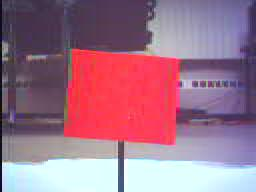
#> input picture hw1/redRef.jpg, 256 x 192 px, given in place of the camera
$ python hw4.py
#> lines starting #> are read from the running program, lines starting #| are printed output that depends on the picture; after the words box and inside, x2 and y2 are one past the last pixel; in counts of white or black regions, pixels touching at a corner belong together
# Robotics HW4
# Author: Taylor Keppler
# Computer Vision nonsense.

import cv2
import numpy

#------------- Task One: Motion Tracking ----------------
# from video capture, determine areas of movement
# quality of program varies widely with qaulity of light in vidCam area

def vidCapture():
    vidCap = cv2.VideoCapture(0)
    ret, practiceImg = vidCap.read()
#> practiceImg is the input picture: shape (192, 256, 3); mean B, G, R 138.1, 116.4, 158.8
    h, w, c = practiceImg.shape
#> h = 192; w = 256; c = 3
    stopBool = True
    img1 =  numpy.zeros((h, w, 3), numpy.uint8)

    while stopBool:
        blank = numpy.zeros((h, w, 1), numpy.uint8)
        img2 = img1
        ret, img1 = vidCap.read()
        subtraction = findMovement(img1, img2)
        contours = cv2.findContours(subtraction, cv2.RETR_EXTERNAL, cv2.CHAIN_APPROX_SIMPLE)[-2]
        if len(contours) > 0:
            c = max(contours, key = cv2.contourArea)
            ((x,y), radius) = cv2.minEnclosingCircle(c)
            if radius > 30:
                cv2.circle(img1, (int(x),int(y)), int(radius), (0,0,255))
        cv2.imshow("subtract", img1)
        #cv2.imshow("blank", blank)
        quit = cv2.waitKey(1)
        if (quit > -1) and (chr(quit) == 'q'):
            stopBool = False


    cv2.destroyAllWindows()
    vidCap.release()
    return

def findMovement(img1, img2):
    gray1 = cv2.cvtColor(img1, cv2.COLOR_BGR2GRAY)
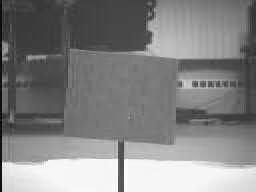
#> gray1: shape (192, 256); min 4, max 254, mean 131.5
    gray2 = cv2.cvtColor(img2, cv2.COLOR_BGR2GRAY)
#> gray2: shape (192, 256); every value is 0
#> img2: shape (192, 256, 3); every value is 0
    newImg = cv2.subtract(gray1, gray2)
    newImg = cv2.blur(newImg, (30,30))
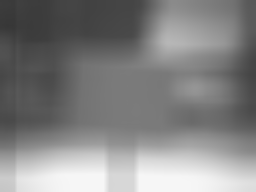
#> newImg: shape (192, 256); min 55, max 246, mean 131.3
    cv2.threshold(newImg, 5, 255, cv2.THRESH_BINARY, newImg)
#> newImg: shape (192, 256); every value is 255
    #newImg = cv2.adaptiveThreshold(newImg, 150, cv2.ADAPTIVE_THRESH_MEAN_C, cv2.THRESH_BINARY, 201, -11)
    # use 90, 200 in good light
    #newImg = cv2.Canny(newImg, 90,200) #newImg, 90,200)
    return newImg

vidCapture()
#> in vidCapture, `contours = cv2.findContours(subtraction, cv2.RETR_EXTERNAL, cv2.CHAIN_..`: contours = [[[0, 0], [0, 191], [255, 191], [255, 0]]]
#> in vidCapture, `c = max(contours, key = cv2.contourArea)`: c = [[0, 0], [0, 191], [255, 191], [255, 0]]
#> in vidCapture, `((x,y), radius) = cv2.minEnclosingCircle(c)`: x = 127.5; y = 95.5; radius = 159.3
#> in vidCapture, `cv2.circle(img1, (int(x),int(y)), int(radius), (0,0,255))`: img1: shape (192, 256, 3); 0.02% of pixels changed, all inside (x1, y1, x2, y2) = (0, 0, 256, 192)
#> (key Esc is pressed here)

#----------------- Task Two ----------------

$ run again, on hw1/yellRef.jpg
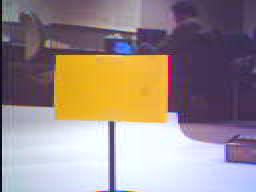
#> input picture hw1/yellRef.jpg, 256 x 192 px, given in place of the camera
#> in vidCapture, practiceImg is the input picture: shape (192, 256, 3); mean B, G, R 139.7, 141, 156.7
#> in findMovement, `gray1 = cv2.cvtColor(img1, cv2.COLOR_BGR2GRAY)`:
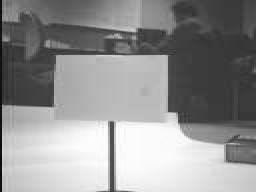
#> gray1: shape (192, 256); min 0, max 255, mean 145.5
#> gray2: shape (192, 256); every value is 0
#> img2: shape (192, 256, 3); every value is 0
#> in findMovement, `newImg = cv2.blur(newImg, (30,30))`:
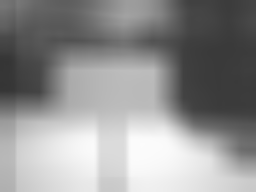
#> newImg: shape (192, 256); min 53, max 252, mean 145.5
#> contours = [[[0, 0], [0, 191], [255, 191], [255, 0]]]
#> in vidCapture, `c = max(contours, key = cv2.contourArea)`: c = [[0, 0], [0, 191], [255, 191], [255, 0]]
#> x = 127.5; y = 95.5; radius = 159.3
#> img1: shape (192, 256, 3); 0.02% of pixels changed, all inside (x1, y1, x2, y2) = (0, 0, 256, 192)
